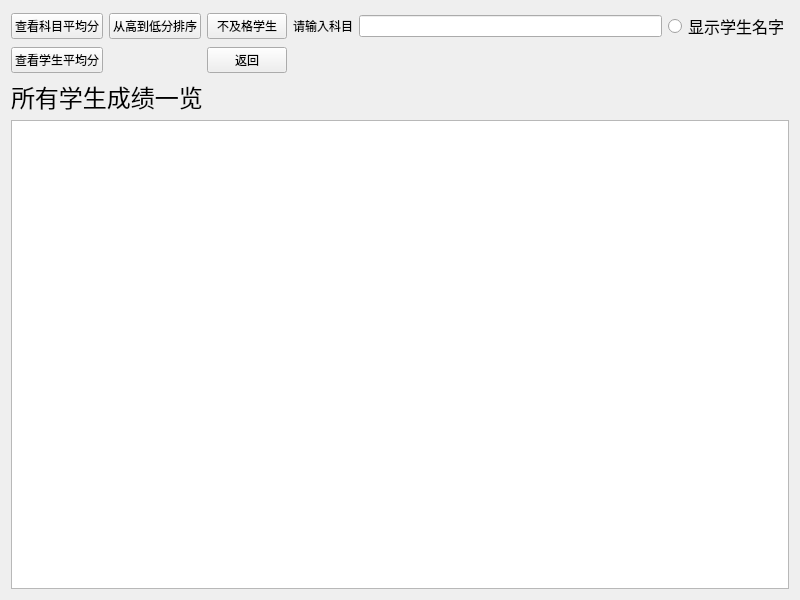
<?xml version="1.0" encoding="UTF-8"?>
<ui version="4.0">
 <class>showallgrades</class>
 <widget class="QWidget" name="showallgrades">
  <property name="geometry">
   <rect>
    <x>0</x>
    <y>0</y>
    <width>800</width>
    <height>600</height>
   </rect>
  </property>
  <property name="windowTitle">
   <string>Form</string>
  </property>
  <layout class="QGridLayout" name="gridLayout">
   <item row="0" column="4">
    <widget class="QLineEdit" name="searchsubject"/>
   </item>
   <item row="0" column="1">
    <widget class="QPushButton" name="ordergrade">
     <property name="text">
      <string>从高到低分排序</string>
     </property>
    </widget>
   </item>
   <item row="0" column="5">
    <widget class="QRadioButton" name="showname">
     <property name="font">
      <font>
       <family>Arial</family>
       <pointsize>12</pointsize>
      </font>
     </property>
     <property name="text">
      <string>显示学生名字</string>
     </property>
    </widget>
   </item>
   <item row="0" column="0">
    <widget class="QPushButton" name="average">
     <property name="text">
      <string>查看科目平均分</string>
     </property>
    </widget>
   </item>
   <item row="3" column="0" colspan="6">
    <widget class="QTableView" name="tableView"/>
   </item>
   <item row="0" column="2">
    <widget class="QPushButton" name="fail">
     <property name="text">
      <string>不及格学生</string>
     </property>
    </widget>
   </item>
   <item row="2" column="0" colspan="3">
    <widget class="QLabel" name="label">
     <property name="font">
      <font>
       <family>Arial</family>
       <pointsize>18</pointsize>
      </font>
     </property>
     <property name="text">
      <string>所有学生成绩一览</string>
     </property>
    </widget>
   </item>
   <item row="0" column="3">
    <widget class="QLabel" name="label_2">
     <property name="text">
      <string>请输入科目</string>
     </property>
    </widget>
   </item>
   <item row="1" column="2">
    <widget class="QPushButton" name="pushButton">
     <property name="text">
      <string>返回</string>
     </property>
    </widget>
   </item>
   <item row="1" column="0">
    <widget class="QPushButton" name="pushButton_2">
     <property name="text">
      <string>查看学生平均分</string>
     </property>
    </widget>
   </item>
  </layout>
 </widget>
 <resources/>
 <connections/>
</ui>
